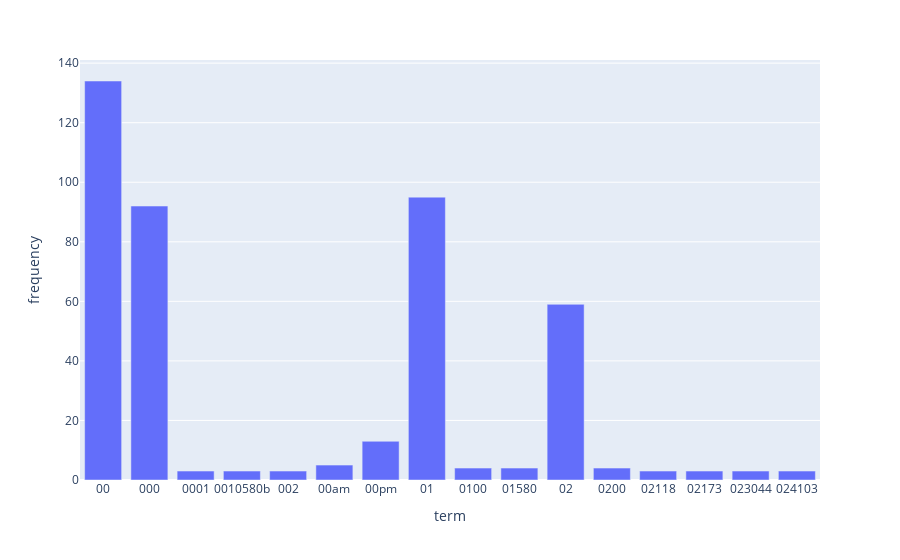

Notebook source saved alongside this figure:
### Markdown cell above
### >>> **Exercise 13 (take home):** 
The chart above only contains 300 vocabulary in the documents, and it's already computationally intensive to both compute and visualize. Can you efficiently reduce the number of terms you want to visualize as an exercise.

### Code cell
# Answer here
top_terms_df = pd.DataFrame({
    'term': count_vect.get_feature_names_out()[:100],
    'frequency': term_frequencies[:100]
})
# filter out words with frequency less than or equal to 2
top_terms_df = top_terms_df[top_terms_df['frequency'] > 2]

fig = px.bar(top_terms_df, x='term', y='frequency')
fig.show()

### Figure 1 — Plotly figure (JSON) as saved in the notebook; plotly's stock layout.template omitted (floating-point values rounded to 4 significant figures)
{"data": [{"alignmentgroup": "True", "hovertemplate": "term=%{x}<br>frequency=%{y}<extra></extra>", "legendgroup": "", "marker": {"color": "#636efa", "pattern": {"shape": ""}}, "name": "", "offsetgroup": "", "orientation": "v", "showlegend": false, "textposition": "auto", "type": "bar", "x": ["00", "000", "0001", "0010580b", "002", "00am", "00pm", "01", "0100", "01580", "02", "0200", "02118", "02173", "023044", "024103"], "xaxis": "x", "y": [134, 92, 3, 3, 3, 5, 13, 95, 4, 4, 59, 4, 3, 3, 3, 3], "yaxis": "y"}], "layout": {"barmode": "relative", "legend": {"tracegroupgap": 0}, "margin": {"t": 60}, "xaxis": {"anchor": "y", "domain": [0, 1], "title": {"text": "term"}}, "yaxis": {"anchor": "x", "domain": [0, 1], "title": {"text": "frequency"}}}}
